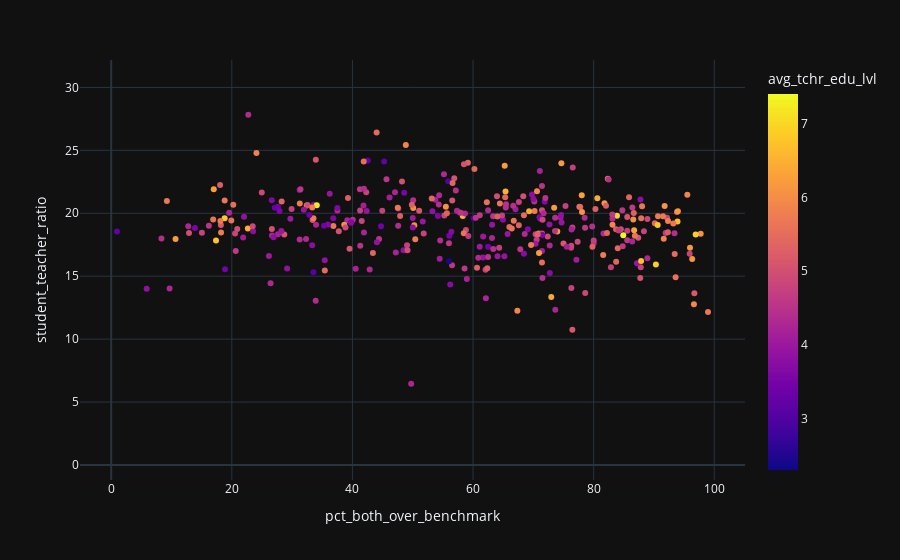

Notebook source saved alongside this figure:
### Code cell
# Code
px.scatter(final_merged_df,'pct_both_over_benchmark', 'student_teacher_ratio', color = 'avg_tchr_edu_lvl')

### Figure 1 — Plotly figure (JSON) as saved in the notebook; plotly's stock layout.template omitted (floating-point values rounded to 4 significant figures; data arrays with more than 128 entries replaced by an {"elided": "..."} marker saying what was removed)
{"data": [{"hovertemplate": "pct_both_over_benchmark=%{x}<br>student_teacher_ratio=%{y}<br>avg_tchr_edu_lvl=%{marker.color}<extra></extra>", "legendgroup": "", "marker": {"color": {"elided": "403 float values"}, "coloraxis": "coloraxis", "symbol": "circle"}, "mode": "markers", "name": "", "orientation": "v", "showlegend": false, "x": {"elided": "403 float values"}, "xaxis": "x", "y": {"elided": "403 float values"}, "yaxis": "y", "type": "scatter"}], "layout": {"xaxis": {"anchor": "y", "domain": [0.0, 1.0], "title": {"text": "pct_both_over_benchmark"}}, "yaxis": {"anchor": "x", "domain": [0.0, 1.0], "title": {"text": "student_teacher_ratio"}}, "coloraxis": {"colorbar": {"title": {"text": "avg_tchr_edu_lvl"}}, "colorscale": [[0.0, "#0d0887"], [0.1111, "#46039f"], [0.2222, "#7201a8"], [0.3333, "#9c179e"], [0.4444, "#bd3786"], [0.5556, "#d8576b"], [0.6667, "#ed7953"], [0.7778, "#fb9f3a"], [0.8889, "#fdca26"], [1.0, "#f0f921"]]}, "legend": {"tracegroupgap": 0}, "margin": {"t": 60}}}
